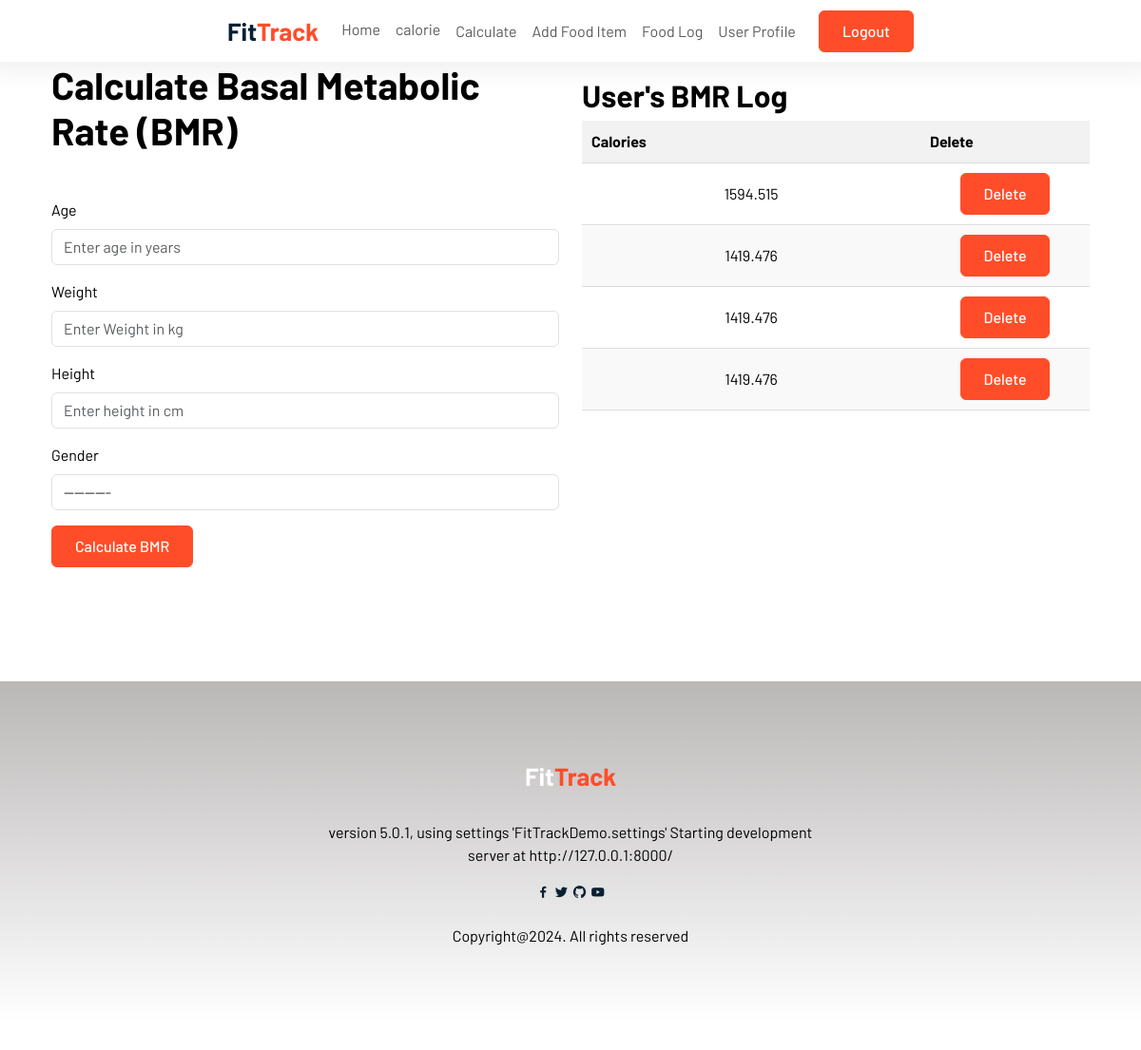
The page /calculate_bmr/ (signed in) on the database its author committed.
### FitTrack/models.py (models this page shows, shortened)
class BMRMeasurement(models.Model):
    user = models.ForeignKey(User, on_delete=models.CASCADE)
    bmr = models.FloatField()
    timestamp = models.DateTimeField(auto_now_add=True)

### FitTrack/views.py (the view)
# urls.py: path('calculate_bmr/', views.calculate_bmr, name='calculate_bmr'),
@login_required
def calculate_bmr(request):
    if request.method == 'POST':
        form = BMRForm(request.POST)
        if form.is_valid():
            age = form.cleaned_data['age']
            weight = form.cleaned_data['weight']
            height = form.cleaned_data['height']
            gender = form.cleaned_data['gender']
            bmr = calculate_bmr_formula(age, weight, height, gender)
            bmr_entry = BMRMeasurement(user=request.user, bmr=bmr)
            bmr_entry.save()
            return redirect('calculate_bmr')
    else:
        form = BMRForm()
    user_bmr_log = BMRMeasurement.objects.filter(user=request.user)
    return render(request, 'calculate.html', {'form': form, 'user_bmr_log': user_bmr_log})

### FitTrack/forms.py
class BMRForm(forms.ModelForm):
    class Meta:
        model=UserProfile
        fields=['age','weight','height','gender']

### FitTrack/Templates/calculate.html (shortened to what this page needs)
{% extends "home.html" %}
{% load static %}
{%block body %}
<div class="calories-cal">
   <div class="container">
    <div class="row">
        <div class="col-md-6">
            <div class="left-data">
            <h1>Calculate Basal Metabolic Rate (BMR)</h1>
            <form class="" action="{% url 'calculate_bmr' %}" method='post'>
            <div class="mb-3 mt-5">
              <label  class="form-label">Age</label>
              <input type="text" class="form-control" name="age"  placeholder="Enter age in years" id="age">
            </div>
            <div class="mb-3">
              <label for="exampleInputPassword1" class="form-label">Weight</label>
              <input type="text" class="form-control"  name="weight"  placeholder='Enter Weight in kg' id="weight">
            </div>
            <div class="mb-3">
                <label for="exampleInputPassword1" class="form-label">Height</label>
                <input type="text" class="form-control"  name="height"  placeholder='Enter height in cm' id="height">
              </div>
              <div class="mb-3">
                <label for="exampleInputPassword1" class="form-label">Gender</label>
                <select type="text" class="form-control"  name="gender"  placeholder='Enter gender' id="gender">
                        {% for value, label in form.fields.gender.choices %}
                            <option value="{{ value }}">{{ label }}</option>
                        {% endfor %}
                </select>
              </div>
            <button type="submit" class="btn btn-brand">Calculate BMR</button>
          </form>
        </div>
    </div>
    <div class="col-md-6 mt-3">
        <h2>User's BMR Log</h2>
            <table class="weight-table mt-10">
              <thead>
                  <tr>
                      <th scope='col'> Calories</th>
                      <th scope='col'>Delete</th>
                  </tr>
              </thead>
              <tbody>
                {% for bmr_entry in user_bmr_log %}
                  <tr>
                      <td>{{ bmr_entry.bmr }}</td>
                  <td class='col-md-4'>
                    <a class='btn btn-brand' href="{% url 'bmr_log_delete' bmr_entry.id %}">Delete
                    </a>
                    </td>
                  </tr>
                  {% empty %}
                  <tr>
                      <td colspan="2">No BMR entries found.</td>
                  </tr>
                  {% endfor %}
              </tbody>
          </table>
        </div>
    </div>
   </div>
</div>
</div>
{% endblock %}

### static/CSS/style.css (style rules this page uses)
html { position: relative; min-height: 100%; }
body { background-color: #ffffff; margin: 0 0 90px; font-family: 'Barlow', sans-serif !important; }
h1,h2,h3,h4,h5,h6 { font-weight: 700 !important; color: #000; }
a { color: #092032; text-decoration: none; transition: all 0.4s ease; font-weight: 500; }
.btn { padding: 9px 24px; font-weight: 500; }
.btn-brand { background-color: #ff4d29; color: #ffffff; border-color: #ff4d29; }
.weight-table { width: 100%; border-collapse: collapse; border-spacing: 0; }
.weight-table th, .weight-table td { padding: 10px; border-bottom: 1px solid #ddd; }
.weight-table th { background-color: #f2f2f2; text-align: left; font-weight: bold; }
.weight-table tbody tr:nth-child(even) { background-color: #f9f9f9; }
.weight-table tbody td { text-align: center; }
.container { color: #000; background-color: #ffffff; width: auto; height: auto; }
.container { background-color: #dddddd00; }

### rows shown on the page
BMRMeasurement: bmr "1594.515"
BMRMeasurement: bmr "1419.476"
BMRMeasurement: bmr "1419.476"
BMRMeasurement: bmr "1419.476"

### other values the page prints
form field gender "---------"
